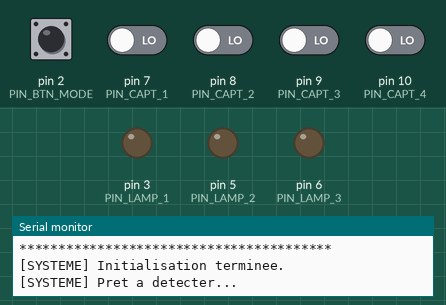
This sketch was run on a simulated Arduino Uno, built with avr-gcc and run on an emulated ATmega328P. Parts: output pins drawn as LEDs (lit = HIGH), the last lines printed to the serial monitor. Inputs (shaded band) come from the test bench; at power-on: pin 2 (PIN_BTN_MODE) HIGH, pin 7 (PIN_CAPT_1), pin 8 (PIN_CAPT_2), pin 9 (PIN_CAPT_3), pin 10 (PIN_CAPT_4) LOW.

Above: at 1.2 s.
1.3 s: pin 2 (PIN_BTN_MODE) pulled LOW for 0.15 s
At 2.0 s:
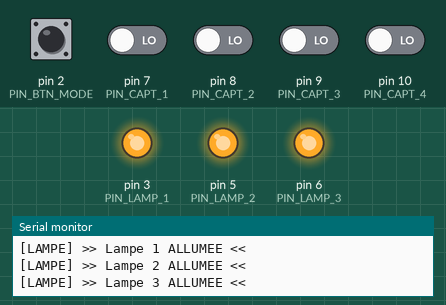
3.0 s: pin 2 (PIN_BTN_MODE) pulled LOW for 1 s
7.0 s: pin 2 (PIN_BTN_MODE) pulled LOW for 0.15 s
At 8.2 s:
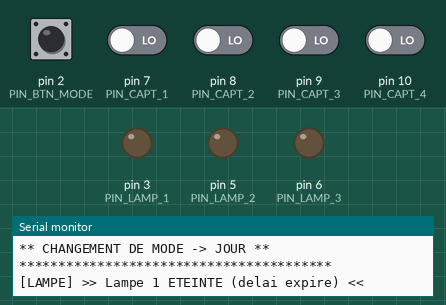
8.6 s: pin 2 (PIN_BTN_MODE) driven LOW and pin 7 (PIN_CAPT_1) driven HIGH and pin 8 (PIN_CAPT_2) driven HIGH and pin 9 (PIN_CAPT_3) driven HIGH and pin 10 (PIN_CAPT_4) driven HIGH
At 8.77 s:
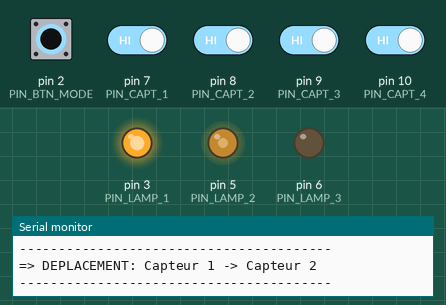
10.7 s: pin 7 (PIN_CAPT_1) driven LOW
12.2 s: pin 7 (PIN_CAPT_1) driven HIGH
At 12.6 s:
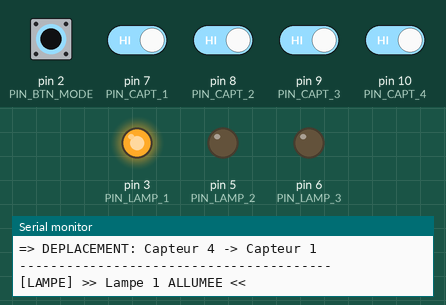
Timing chart, 0 to 20.8 s (numbered marks = the images above; inputs shaded):
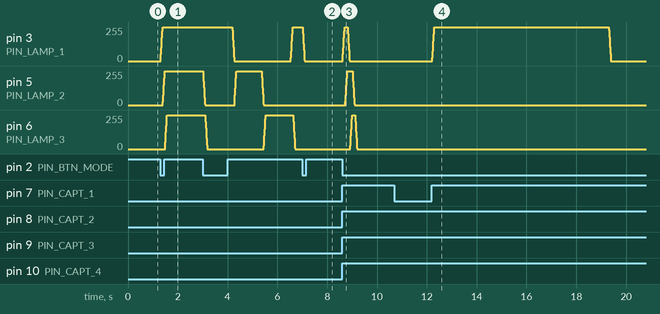

The sketch:

Projet_Cpp.ino
```cpp
/*
  Projet : Réseau de lampadaires intelligent (POO, héritage, polymorphisme)
  Auteur : Wael GUESMI & Maha ROMDHANI
  Matériel : Arduino Uno/Nano, 3 LEDs (pins PWM), 4 capteurs IR (digital),
            1 bouton pour changer le mode.
*/

#include <Arduino.h>

/* ======================= Config pins ======================= */
const uint8_t PIN_LAMP_1 = 3;  // PWM
const uint8_t PIN_LAMP_2 = 5;  // PWM
const uint8_t PIN_LAMP_3 = 6;  // PWM

const uint8_t PIN_CAPT_1 = 7;  // digital input
const uint8_t PIN_CAPT_2 = 8;
const uint8_t PIN_CAPT_3 = 9;
const uint8_t PIN_CAPT_4 = 10; // capteur spécial : extinction générale

const uint8_t PIN_BTN_MODE = 2; // bouton pour changer de mode

/* ======================= Base : Composant ======================= */
class Composant {
  public:
    virtual void initialiser() = 0;
    virtual void mettreAJour() = 0;
    virtual ~Composant() {}
};

/* ======================= MessageManager ======================= */
class MessageManager : public Composant {
  public:
    void initialiser() override {
      // Serial initialisé dans setup
    }
    void mettreAJour() override {}

    // Message quand une personne est détectée
    void notifierDetection(uint8_t idCapteur) {
      Serial.println();
      Serial.println("========================================");
      Serial.print(">>> PERSONNE DETECTEE PAR CAPTEUR ");
      Serial.print(idCapteur);
      Serial.println(" <<<");
      Serial.println("========================================");
    }

    // Message quand la personne quitte un capteur
    void notifierFinDetection(uint8_t idCapteur) {
      Serial.print("[INFO] Personne a quitte la zone du capteur ");
      Serial.println(idCapteur);
    }

    void notifierAllumage(uint8_t idLampe) {
      Serial.print("[LAMPE] >> Lampe ");
      Serial.print(idLampe);
      Serial.println(" ALLUMEE <<");
    }

    void notifierExtinction(uint8_t idLampe) {
      Serial.print("[LAMPE] >> Lampe ");
      Serial.print(idLampe);
      Serial.println(" ETEINTE (delai expire) <<");
    }

    void notifierMode(const char* modeName) {
      Serial.println();
      Serial.println("****************************************");
      Serial.print("** CHANGEMENT DE MODE -> ");
      Serial.print(modeName);
      Serial.println(" **");
      Serial.println("****************************************");
    }

    // Message de progression dans le réseau
    void notifierProgression(uint8_t capteurDepart, uint8_t capteurArrivee) {
      Serial.println("----------------------------------------");
      Serial.print("=> DEPLACEMENT: Capteur ");
      Serial.print(capteurDepart);
      Serial.print(" -> Capteur ");
      Serial.println(capteurArrivee);
      Serial.println("----------------------------------------");
    }
};

/* ======================= Capteur (abstrait) ======================= */
class Capteur : public Composant {
  public:
    virtual bool detecte() = 0;
    virtual bool estActif() = 0;
    virtual String description() = 0;
};

/* ======================= CapteurIR (concret) ======================= */
class CapteurIR : public Capteur {
  private:
    uint8_t pin;
    uint8_t id;
    bool lastState;
    bool currentActive; // état actuel (HIGH = personne présente)
    unsigned long lastDebounceMillis;
    const unsigned long debounceDelay = 50; // ms
    MessageManager* msgMgr;
  public:
    CapteurIR(uint8_t pin_, uint8_t id_, MessageManager* mm) :
      pin(pin_), id(id_), lastState(false), currentActive(false),
      lastDebounceMillis(0), msgMgr(mm) {}

    void initialiser() override {
      pinMode(pin, INPUT);
      lastState = digitalRead(pin);
      currentActive = lastState;
    }

    // Renvoie true si NOUVELLE détection (front montant)
    bool detecte() override {
      bool reading = digitalRead(pin);
      if (reading != lastState) {
        if (millis() - lastDebounceMillis > debounceDelay) {
          lastDebounceMillis = millis();
          lastState = reading;

          if (reading == HIGH && !currentActive) {
            // Front montant : nouvelle détection
            currentActive = true;
            if (msgMgr) msgMgr->notifierDetection(id);
            return true;
          } else if (reading == LOW && currentActive) {
            // Front descendant : personne partie
            currentActive = false;
            if (msgMgr) msgMgr->notifierFinDetection(id);
          }
        }
      }
      return false;
    }

    bool estActif() override {
      return currentActive;
    }

    String description() override {
      return String("CapteurIR #") + id;
    }

    void mettreAJour() override {
      detecte();
    }

    uint8_t getId() { return id; }
};

/* ======================= Luminaire (abstrait) ======================= */
class Luminaire : public Composant {
  public:
    virtual void allumer() = 0;
    virtual void eteindre() = 0;
    virtual bool estAllume() = 0;
    virtual String nom() = 0;
};

/* ======================= Lampadaire (concret) ======================= */
class Lampadaire : public Luminaire {
  private:
    uint8_t pinLED;
    uint8_t id;
    bool etat;
    unsigned long dernierMouvement;
    unsigned long delaiExtinction;
    MessageManager* msgMgr;
    uint8_t pwmValeur;
    bool enFade;
  public:
    Lampadaire(uint8_t pin_, uint8_t id_, MessageManager* mm, unsigned long delaiMs = 7000, bool fade = true) :
      pinLED(pin_), id(id_), etat(false), dernierMouvement(0),
      delaiExtinction(delaiMs), msgMgr(mm), pwmValeur(255), enFade(fade) {}

    void initialiser() override {
      pinMode(pinLED, OUTPUT);
      eteindre();
    }

    void allumer() override {
      if (!etat) {
        etat = true;
        if (enFade) {
          for (int v = 0; v <= pwmValeur; v += 25) {
            analogWrite(pinLED, v);
            delay(8);
          }
        }
        analogWrite(pinLED, pwmValeur);
        if (msgMgr) msgMgr->notifierAllumage(id);
      }
      dernierMouvement = millis();
    }

    void eteindre() override {
      if (etat) {
        if (enFade) {
          for (int v = pwmValeur; v >= 0; v -= 25) {
            analogWrite(pinLED, v);
            delay(8);
          }
        }
        analogWrite(pinLED, 0);
        etat = false;
        if (msgMgr) msgMgr->notifierExtinction(id);
      }
    }

    bool estAllume() override { return etat; }

    String nom() override {
      return String("Lampadaire #") + id;
    }

    void remettreTimer() {
      dernierMouvement = millis();
      if (!etat) allumer();
    }

    void mettreAJour() override {
      if (etat) {
        if (millis() - dernierMouvement > delaiExtinction) {
          eteindre();
        }
      }
    }
};

/* ======================= ModeLuminosite ======================= */
enum Mode { MODE_JOUR = 0, MODE_NUIT = 1, MODE_MAINTENANCE = 2, MODE_DEMO = 3 };

class ModeLuminosite : public Composant {
  private:
    uint8_t pinButton;
    Mode modeActuel;
    unsigned long lastDebounceMillis;
    const unsigned long debounceDelay = 50;
    bool lastBtnState;
    MessageManager* msgMgr;
  public:
    ModeLuminosite(uint8_t pinBtn, MessageManager* mm) :
      pinButton(pinBtn), modeActuel(MODE_NUIT), lastDebounceMillis(0),
      lastBtnState(LOW), msgMgr(mm) {}

    void initialiser() override {
      pinMode(pinButton, INPUT_PULLUP);
      lastBtnState = digitalRead(pinButton);
      if (msgMgr) msgMgr->notifierMode(modeName());
    }

    void mettreAJour() override {
      bool reading = digitalRead(pinButton);
      if (reading != lastBtnState) {
        if (millis() - lastDebounceMillis > debounceDelay) {
          lastDebounceMillis = millis();
          lastBtnState = reading;
          if (reading == LOW) {
            cycleMode();
          }
        }
      }
    }

    void cycleMode() {
      modeActuel = static_cast<Mode>((modeActuel + 1) % 4);
      if (msgMgr) msgMgr->notifierMode(modeName());
    }

    Mode getMode() { return modeActuel; }

    const char* modeName() {
      switch (modeActuel) {
        case MODE_JOUR: return "JOUR";
        case MODE_NUIT: return "NUIT";
        case MODE_MAINTENANCE: return "MAINTENANCE";
        case MODE_DEMO: return "DEMO";
        default: return "UNKNOWN";
      }
    }
};

/* ======================= ReseauLuminaire ======================= */
class ReseauLuminaire : public Composant {
  private:
    MessageManager* messageManager;
    ModeLuminosite* modeLum;
    CapteurIR* capteursIR[4];
    Lampadaire* lampes[3];
    int mapping[4];
    uint8_t dernierCapteurActif; // Pour traquer les déplacements

  public:
    ReseauLuminaire(MessageManager* mm, ModeLuminosite* ml) :
      messageManager(mm), modeLum(ml), dernierCapteurActif(0) {
      mapping[0] = 0;
      mapping[1] = 1;
      mapping[2] = 2;
      mapping[3] = -1;

      capteursIR[0] = new CapteurIR(PIN_CAPT_1, 1, messageManager);
      capteursIR[1] = new CapteurIR(PIN_CAPT_2, 2, messageManager);
      capteursIR[2] = new CapteurIR(PIN_CAPT_3, 3, messageManager);
      capteursIR[3] = new CapteurIR(PIN_CAPT_4, 4, messageManager);

      lampes[0] = new Lampadaire(PIN_LAMP_1, 1, messageManager, 7000, true);
      lampes[1] = new Lampadaire(PIN_LAMP_2, 2, messageManager, 7000, true);
      lampes[2] = new Lampadaire(PIN_LAMP_3, 3, messageManager, 7000, true);
    }

    void initialiser() override {
      messageManager->initialiser();
      modeLum->initialiser();
      for (int i = 0; i < 4; ++i) capteursIR[i]->initialiser();
      for (int i = 0; i < 3; ++i) lampes[i]->initialiser();
    }

    void mettreAJour() override {
      modeLum->mettreAJour();
      Mode currentMode = modeLum->getMode();

      if (currentMode == MODE_JOUR) {
        for (int i = 0; i < 3; ++i) {
          if (lampes[i]->estAllume()) lampes[i]->eteindre();
        }
        return;
      }

      if (currentMode == MODE_MAINTENANCE) {
        for (int i = 0; i < 3; ++i) {
          if (!lampes[i]->estAllume()) lampes[i]->allumer();
        }
        return;
      }

      if (currentMode == MODE_DEMO) {
        static unsigned long lastDemo = 0;
        static int idx = 0;
        if (millis() - lastDemo > 1000) {
          for (int i = 0; i < 3; ++i) {
            if (i == idx) lampes[i]->allumer();
            else lampes[i]->eteindre();
          }
          idx = (idx + 1) % 3;
          lastDemo = millis();
        }
        return;
      }

      // MODE_NUIT : logique avec détection de progression
      for (int i = 0; i < 4; ++i) {
        bool d = capteursIR[i]->detecte();
        if (d) {
          // Vérifier si c'est une progression (changement de capteur)
          if (dernierCapteurActif != 0 && dernierCapteurActif != capteursIR[i]->getId()) {
            messageManager->notifierProgression(dernierCapteurActif, capteursIR[i]->getId());
          }
          dernierCapteurActif = capteursIR[i]->getId();

          int mapTo = mapping[i];
          if (mapTo >= 0 && mapTo < 3) {
            lampes[mapTo]->remettreTimer();
            if (mapTo - 1 >= 0) {
              lampes[mapTo - 1]->eteindre();
            }
          } else if (mapTo == -1) {
            for (int j = 0; j < 3; ++j) {
              lampes[j]->eteindre();
            }
          }
        }
      }

      for (int i = 0; i < 3; ++i) {
        lampes[i]->mettreAJour();
      }
    }
};

/* ======================= Globals / setup / loop ======================= */
MessageManager gMsgMgr;
ModeLuminosite gMode(PIN_BTN_MODE, &gMsgMgr);
ReseauLuminaire* gReseau;

void setup() {
  Serial.begin(115200);
  while (!Serial) { ; }
  delay(50);
  Serial.println();
  Serial.println("========================================");
  Serial.println("=== SYSTEME LUMINAIRE INTELLIGENT ===");
  Serial.println("===     Version Amelioree v2.0     ===");
  Serial.println("========================================");
  Serial.println();

  gReseau = new ReseauLuminaire(&gMsgMgr, &gMode);
  gReseau->initialiser();

  Serial.println("[SYSTEME] Initialisation terminee.");
  Serial.println("[SYSTEME] Pret a detecter...");
  Serial.println();
}

void loop() {
  gReseau->mettreAJour();
}
```

Measured:
- after the input at 1.3 s, pin 3 (PIN_LAMP_1): moves from 0/255 to 255/255 over 0.08 s, starting at once; pin 5 (PIN_LAMP_2): moves from 0/255 to 255/255 over 0.08 s, starting after 0.10 s; pin 6 (PIN_LAMP_3): moves from 0/255 to 255/255 over 0.08 s, starting after 0.19 s
- after the input at 7.0 s, pin 5 (PIN_LAMP_2): stays 0/255 (without the input it goes to 25/255 after 0.81 s)
- after the input at 8.6 s, pin 3 (PIN_LAMP_1), pin 6 (PIN_LAMP_3): rises from 0/255 to 255/255 in 0.08 s, then falls to 0/255 in 0.20 s; pin 5 (PIN_LAMP_2): rises from 0/255 to 255/255 in 0.08 s, then falls to 0/255 in 0.28 s
- after the input at 12.2 s, pin 3 (PIN_LAMP_1): rises from 0/255 to 255/255 in 0.08 s, then falls to 0/255 in 7.1 s
